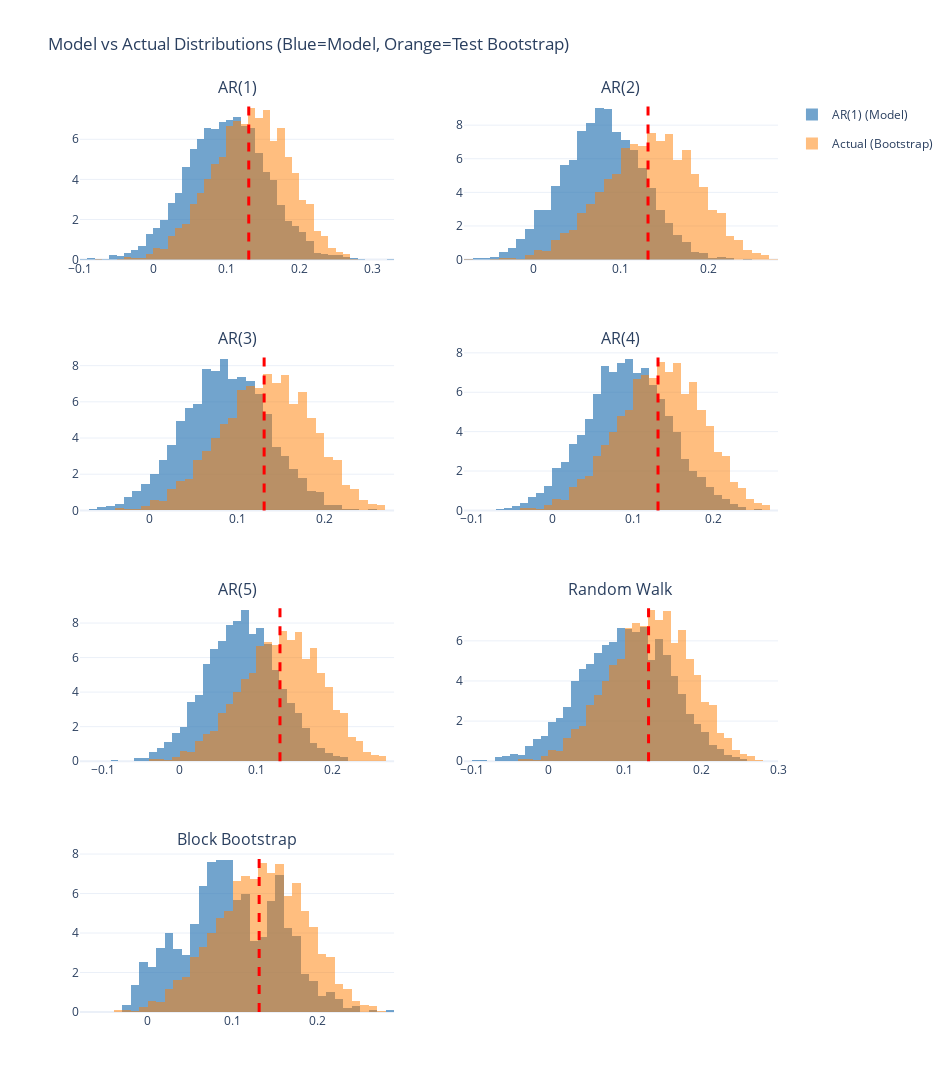

Notebook code cell kept with this figure:
### Code cell
# 4. Run Simulation and Visualize
row_count = (len(models) + 1) // 2
fig = make_subplots(
    rows=row_count, cols=2,
    subplot_titles=list(models.keys()),
    vertical_spacing=0.1
)

row = 1
col = 1
results = {}

for name, model in models.items():
    # Simulate Matrix (years x paths)
    sim_matrix = model.simulate_matrix(years=n_years_sim, n_paths=n_paths)
    
    # Calculate CAGR for each path
    cum_growth = np.prod(1 + sim_matrix, axis=0)
    sim_cagrs = cum_growth**(1/n_years_sim) - 1
    
    # Statistics
    mean_sim = np.mean(sim_cagrs)
    
    # Measure Overlap / Alignment
    # Check if the mean of the Bootstrapped Test Dist falls within the central mass of the Model Dist
    lower_bound = np.percentile(sim_cagrs, 2.5)
    upper_bound = np.percentile(sim_cagrs, 97.5)
    boot_mean = np.mean(actual_boot_cagrs)
    is_aligned = lower_bound <= boot_mean <= upper_bound
    
    # --- PLOTTING ---
    
    # 1. Model Distribution (Blue)
    fig.add_trace(
        go.Histogram(
            x=sim_cagrs, 
            nbinsx=60, 
            name=f'{name} (Model)',
            showlegend=(row==1 and col==1),
            marker_color='rgba(55, 126, 184, 0.7)', # Blue
            histnorm='probability density',
            legendgroup='model'
        ),
        row=row, col=col
    )
    
    # 2. Actual Bootstrapped Distribution (Orange)
    fig.add_trace(
        go.Histogram(
            x=actual_boot_cagrs, 
            nbinsx=60, 
            name='Actual (Bootstrap)',
            showlegend=(row==1 and col==1),
            marker_color='rgba(255, 127, 0, 0.5)', # Orange Transparent
            histnorm='probability density',
            legendgroup='actual'
        ),
        row=row, col=col
    )
    
    # 3. Actual Realization Line (Red)
    fig.add_vline(
        x=actual_cagr, 
        line_width=3, 
        line_dash="dash", 
        line_color="red", 
        row=row, col=col
    )
    
    results[name] = {
        "Model Mean": mean_sim,
        "Test Boot Mean": boot_mean,
        "Overlap?": is_aligned
    }

    col += 1
    if col > 2:
        col = 1
        row += 1

fig.update_layout(
    height=1200, 
    width=950, 
    title_text="Model vs Actual Distributions (Blue=Model, Orange=Test Bootstrap)",
    template="plotly_white",
    barmode='overlay'
)

fig.show()

### Figure 1 — Plotly figure (JSON) as saved in the notebook; plotly's stock layout.template omitted (floating-point values rounded to 4 significant figures; data arrays with more than 128 entries replaced by an {"elided": "..."} marker saying what was removed)
{"data": [{"histnorm": "probability density", "legendgroup": "model", "marker": {"color": "rgba(55, 126, 184, 0.7)"}, "name": "AR(1) (Model)", "nbinsx": 60, "showlegend": true, "type": "histogram", "x": {"elided": "5000 float values"}, "xaxis": "x", "yaxis": "y"}, {"histnorm": "probability density", "legendgroup": "actual", "marker": {"color": "rgba(255, 127, 0, 0.5)"}, "name": "Actual (Bootstrap)", "nbinsx": 60, "showlegend": true, "type": "histogram", "x": {"elided": "5000 float values"}, "xaxis": "x", "yaxis": "y"}, {"histnorm": "probability density", "legendgroup": "model", "marker": {"color": "rgba(55, 126, 184, 0.7)"}, "name": "AR(2) (Model)", "nbinsx": 60, "showlegend": false, "type": "histogram", "x": {"elided": "5000 float values"}, "xaxis": "x2", "yaxis": "y2"}, {"histnorm": "probability density", "legendgroup": "actual", "marker": {"color": "rgba(255, 127, 0, 0.5)"}, "name": "Actual (Bootstrap)", "nbinsx": 60, "showlegend": false, "type": "histogram", "x": {"elided": "5000 float values"}, "xaxis": "x2", "yaxis": "y2"}, {"histnorm": "probability density", "legendgroup": "model", "marker": {"color": "rgba(55, 126, 184, 0.7)"}, "name": "AR(3) (Model)", "nbinsx": 60, "showlegend": false, "type": "histogram", "x": {"elided": "5000 float values"}, "xaxis": "x3", "yaxis": "y3"}, {"histnorm": "probability density", "legendgroup": "actual", "marker": {"color": "rgba(255, 127, 0, 0.5)"}, "name": "Actual (Bootstrap)", "nbinsx": 60, "showlegend": false, "type": "histogram", "x": {"elided": "5000 float values"}, "xaxis": "x3", "yaxis": "y3"}, {"histnorm": "probability density", "legendgroup": "model", "marker": {"color": "rgba(55, 126, 184, 0.7)"}, "name": "AR(4) (Model)", "nbinsx": 60, "showlegend": false, "type": "histogram", "x": {"elided": "5000 float values"}, "xaxis": "x4", "yaxis": "y4"}, {"histnorm": "probability density", "legendgroup": "actual", "marker": {"color": "rgba(255, 127, 0, 0.5)"}, "name": "Actual (Bootstrap)", "nbinsx": 60, "showlegend": false, "type": "histogram", "x": {"elided": "5000 float values"}, "xaxis": "x4", "yaxis": "y4"}, {"histnorm": "probability density", "legendgroup": "model", "marker": {"color": "rgba(55, 126, 184, 0.7)"}, "name": "AR(5) (Model)", "nbinsx": 60, "showlegend": false, "type": "histogram", "x": {"elided": "5000 float values"}, "xaxis": "x5", "yaxis": "y5"}, {"histnorm": "probability density", "legendgroup": "actual", "marker": {"color": "rgba(255, 127, 0, 0.5)"}, "name": "Actual (Bootstrap)", "nbinsx": 60, "showlegend": false, "type": "histogram", "x": {"elided": "5000 float values"}, "xaxis": "x5", "yaxis": "y5"}, {"histnorm": "probability density", "legendgroup": "model", "marker": {"color": "rgba(55, 126, 184, 0.7)"}, "name": "Random Walk (Model)", "nbinsx": 60, "showlegend": false, "type": "histogram", "x": {"elided": "5000 float values"}, "xaxis": "x6", "yaxis": "y6"}, {"histnorm": "probability density", "legendgroup": "actual", "marker": {"color": "rgba(255, 127, 0, 0.5)"}, "name": "Actual (Bootstrap)", "nbinsx": 60, "showlegend": false, "type": "histogram", "x": {"elided": "5000 float values"}, "xaxis": "x6", "yaxis": "y6"}, {"histnorm": "probability density", "legendgroup": "model", "marker": {"color": "rgba(55, 126, 184, 0.7)"}, "name": "Block Bootstrap (Model)", "nbinsx": 60, "showlegend": false, "type": "histogram", "x": {"elided": "5000 float values"}, "xaxis": "x7", "yaxis": "y7"}, {"histnorm": "probability density", "legendgroup": "actual", "marker": {"color": "rgba(255, 127, 0, 0.5)"}, "name": "Actual (Bootstrap)", "nbinsx": 60, "showlegend": false, "type": "histogram", "x": {"elided": "5000 float values"}, "xaxis": "x7", "yaxis": "y7"}], "layout": {"annotations": [{"font": {"size": 16}, "showarrow": false, "text": "AR(1)", "x": 0.225, "xanchor": "center", "xref": "paper", "y": 1, "yanchor": "bottom", "yref": "paper"}, {"font": {"size": 16}, "showarrow": false, "text": "AR(2)", "x": 0.775, "xanchor": "center", "xref": "paper", "y": 1, "yanchor": "bottom", "yref": "paper"}, {"font": {"size": 16}, "showarrow": false, "text": "AR(3)", "x": 0.225, "xanchor": "center", "xref": "paper", "y": 0.725, "yanchor": "bottom", "yref": "paper"}, {"font": {"size": 16}, "showarrow": false, "text": "AR(4)", "x": 0.775, "xanchor": "center", "xref": "paper", "y": 0.725, "yanchor": "bottom", "yref": "paper"}, {"font": {"size": 16}, "showarrow": false, "text": "AR(5)", "x": 0.225, "xanchor": "center", "xref": "paper", "y": 0.45, "yanchor": "bottom", "yref": "paper"}, {"font": {"size": 16}, "showarrow": false, "text": "Random Walk", "x": 0.775, "xanchor": "center", "xref": "paper", "y": 0.45, "yanchor": "bottom", "yref": "paper"}, {"font": {"size": 16}, "showarrow": false, "text": "Block Bootstrap", "x": 0.225, "xanchor": "center", "xref": "paper", "y": 0.175, "yanchor": "bottom", "yref": "paper"}], "barmode": "overlay", "height": 1200, "shapes": [{"line": {"color": "red", "dash": "dash", "width": 3}, "type": "line", "x0": 0.131, "x1": 0.131, "xref": "x", "y0": 0, "y1": 1, "yref": "y domain"}, {"line": {"color": "red", "dash": "dash", "width": 3}, "type": "line", "x0": 0.131, "x1": 0.131, "xref": "x2", "y0": 0, "y1": 1, "yref": "y2 domain"}, {"line": {"color": "red", "dash": "dash", "width": 3}, "type": "line", "x0": 0.131, "x1": 0.131, "xref": "x3", "y0": 0, "y1": 1, "yref": "y3 domain"}, {"line": {"color": "red", "dash": "dash", "width": 3}, "type": "line", "x0": 0.131, "x1": 0.131, "xref": "x4", "y0": 0, "y1": 1, "yref": "y4 domain"}, {"line": {"color": "red", "dash": "dash", "width": 3}, "type": "line", "x0": 0.131, "x1": 0.131, "xref": "x5", "y0": 0, "y1": 1, "yref": "y5 domain"}, {"line": {"color": "red", "dash": "dash", "width": 3}, "type": "line", "x0": 0.131, "x1": 0.131, "xref": "x6", "y0": 0, "y1": 1, "yref": "y6 domain"}, {"line": {"color": "red", "dash": "dash", "width": 3}, "type": "line", "x0": 0.131, "x1": 0.131, "xref": "x7", "y0": 0, "y1": 1, "yref": "y7 domain"}], "title": {"text": "Model vs Actual Distributions (Blue=Model, Orange=Test Bootstrap)"}, "width": 950, "xaxis": {"anchor": "y", "autorange": true, "domain": [0, 0.45], "range": [-0.1, 0.33], "type": "linear"}, "xaxis2": {"anchor": "y2", "autorange": true, "domain": [0.55, 1], "range": [-0.08, 0.28], "type": "linear"}, "xaxis3": {"anchor": "y3", "autorange": true, "domain": [0, 0.45], "range": [-0.08, 0.28], "type": "linear"}, "xaxis4": {"anchor": "y4", "autorange": true, "domain": [0.55, 1], "range": [-0.11, 0.28], "type": "linear"}, "xaxis5": {"anchor": "y5", "autorange": true, "domain": [0, 0.45], "range": [-0.13, 0.28], "type": "linear"}, "xaxis6": {"anchor": "y6", "autorange": true, "domain": [0.55, 1], "range": [-0.11, 0.3], "type": "linear"}, "xaxis7": {"anchor": "y7", "autorange": true, "domain": [0, 0.45], "range": [-0.08, 0.29], "type": "linear"}, "xaxis8": {"anchor": "y8", "domain": [0.55, 1]}, "yaxis": {"anchor": "x", "autorange": true, "domain": [0.825, 1], "range": [0, 7.958]}, "yaxis2": {"anchor": "x2", "autorange": true, "domain": [0.825, 1], "range": [0, 9.495]}, "yaxis3": {"anchor": "x3", "autorange": true, "domain": [0.55, 0.725], "range": [0, 8.821]}, "yaxis4": {"anchor": "x4", "autorange": true, "domain": [0.55, 0.725], "range": [0, 8.105]}, "yaxis5": {"anchor": "x5", "autorange": true, "domain": [0.275, 0.45], "range": [0, 9.242]}, "yaxis6": {"anchor": "x6", "autorange": true, "domain": [0.275, 0.45], "range": [0, 7.958]}, "yaxis7": {"anchor": "x7", "autorange": true, "domain": [0, 0.175], "range": [0, 8.084]}, "yaxis8": {"anchor": "x8", "domain": [0, 0.175]}}}
